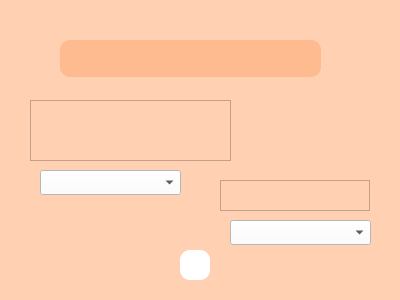
<?xml version="1.0" encoding="UTF-8"?>
<ui version="4.0">
 <class>FormCaracter</class>
 <widget class="QWidget" name="FormCaracter">
  <property name="geometry">
   <rect>
    <x>0</x>
    <y>0</y>
    <width>400</width>
    <height>300</height>
   </rect>
  </property>
  <property name="windowTitle">
   <string>Form</string>
  </property>
  <property name="styleSheet">
   <string notr="true">background-color: #FFD0B2;</string>
  </property>
  <widget class="QLabel" name="tituloCaracteristicas">
   <property name="geometry">
    <rect>
     <x>60</x>
     <y>40</y>
     <width>261</width>
     <height>37</height>
    </rect>
   </property>
   <property name="styleSheet">
    <string notr="true">background-color: #FFBB90;
border-radius: 10;</string>
   </property>
   <property name="text">
    <string/>
   </property>
   <property name="alignment">
    <set>Qt::AlignCenter</set>
   </property>
  </widget>
  <widget class="QTextBrowser" name="pregunta1">
   <property name="geometry">
    <rect>
     <x>30</x>
     <y>100</y>
     <width>201</width>
     <height>61</height>
    </rect>
   </property>
   <property name="styleSheet">
    <string notr="true">background-color: #FFD0B2;
</string>
   </property>
   <property name="html">
    <string>&lt;!DOCTYPE HTML PUBLIC &quot;-//W3C//DTD HTML 4.0//EN&quot; &quot;http://www.w3.org/TR/REC-html40/strict.dtd&quot;&gt;
&lt;html&gt;&lt;head&gt;&lt;meta name=&quot;qrichtext&quot; content=&quot;1&quot; /&gt;&lt;style type=&quot;text/css&quot;&gt;
p, li { white-space: pre-wrap; }
&lt;/style&gt;&lt;/head&gt;&lt;body style=&quot; font-family:'MS Shell Dlg 2'; font-size:8.25pt; font-weight:400; font-style:normal;&quot;&gt;
&lt;p style=&quot;-qt-paragraph-type:empty; margin-top:0px; margin-bottom:0px; margin-left:0px; margin-right:0px; -qt-block-indent:0; text-indent:0px;&quot;&gt;&lt;br /&gt;&lt;/p&gt;&lt;/body&gt;&lt;/html&gt;</string>
   </property>
  </widget>
  <widget class="QComboBox" name="respuestas1">
   <property name="geometry">
    <rect>
     <x>40</x>
     <y>170</y>
     <width>141</width>
     <height>25</height>
    </rect>
   </property>
   <property name="styleSheet">
    <string notr="true">background-color: white;</string>
   </property>
  </widget>
  <widget class="QPushButton" name="aceptar">
   <property name="geometry">
    <rect>
     <x>180</x>
     <y>250</y>
     <width>30</width>
     <height>30</height>
    </rect>
   </property>
   <property name="cursor">
    <cursorShape>PointingHandCursor</cursorShape>
   </property>
   <property name="styleSheet">
    <string notr="true">background-color: white;
border-radius: 10;</string>
   </property>
   <property name="text">
    <string/>
   </property>
   <property name="icon">
    <iconset>
     <normaloff>source/check.png</normaloff>source/check.png</iconset>
   </property>
  </widget>
  <widget class="QTextBrowser" name="pregunta2">
   <property name="geometry">
    <rect>
     <x>220</x>
     <y>180</y>
     <width>150</width>
     <height>31</height>
    </rect>
   </property>
   <property name="styleSheet">
    <string notr="true">background-color: #FFD0B2;
</string>
   </property>
   <property name="html">
    <string>&lt;!DOCTYPE HTML PUBLIC &quot;-//W3C//DTD HTML 4.0//EN&quot; &quot;http://www.w3.org/TR/REC-html40/strict.dtd&quot;&gt;
&lt;html&gt;&lt;head&gt;&lt;meta name=&quot;qrichtext&quot; content=&quot;1&quot; /&gt;&lt;style type=&quot;text/css&quot;&gt;
p, li { white-space: pre-wrap; }
&lt;/style&gt;&lt;/head&gt;&lt;body style=&quot; font-family:'MS Shell Dlg 2'; font-size:8.25pt; font-weight:400; font-style:normal;&quot;&gt;
&lt;p style=&quot;-qt-paragraph-type:empty; margin-top:0px; margin-bottom:0px; margin-left:0px; margin-right:0px; -qt-block-indent:0; text-indent:0px;&quot;&gt;&lt;br /&gt;&lt;/p&gt;&lt;/body&gt;&lt;/html&gt;</string>
   </property>
  </widget>
  <widget class="QComboBox" name="respuestas2">
   <property name="geometry">
    <rect>
     <x>230</x>
     <y>220</y>
     <width>141</width>
     <height>25</height>
    </rect>
   </property>
   <property name="styleSheet">
    <string notr="true">background-color: white;</string>
   </property>
  </widget>
 </widget>
 <resources/>
 <connections/>
</ui>
